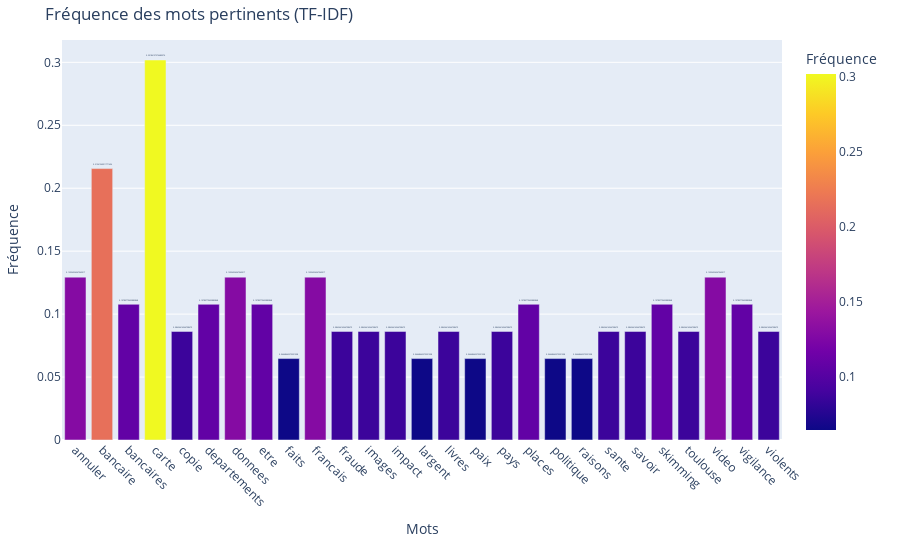

The cell this chart's notebook holds for it:
### Markdown cell above
Visualisation de la distribution des fréquences des mots

### Code cell
import plotly.express as px

# Créer un graphique avec les mots pertinents
fig = px.bar(filtered_tfidf_df, x='Mot', y='Fréquence', title="Fréquence des mots pertinents (TF-IDF)",
             text='Fréquence', color='Fréquence', hover_name='Mot')

# Personnaliser le graphique
fig.update_traces(textposition='outside')
fig.update_layout(
    xaxis_title='Mots', yaxis_title='Fréquence',
    xaxis=dict(tickangle=45),
    margin=dict(l=40, r=20, t=40, b=120)
)

# Afficher le graphique
fig.show()

### Figure 1 — Plotly figure (JSON) as saved in the notebook; plotly's stock layout.template omitted (floating-point values rounded to 4 significant figures)
{"data": [{"alignmentgroup": "True", "hovertemplate": "<b>%{hovertext}</b><br><br>Mot=%{x}<br>Fréquence=%{marker.color}<extra></extra>", "hovertext": ["annuler", "bancaire", "bancaires", "carte", "copie", "departements", "donnees", "etre", "faits", "francais", "fraude", "images", "impact", "largent", "livres", "paix", "pays", "places", "politique", "raisons", "sante", "savoir", "skimming", "toulouse", "video", "vigilance", "violents"], "legendgroup": "", "marker": {"color": [0.1294, 0.2156, 0.1078, 0.3019, 0.08625, 0.1078, 0.1294, 0.1078, 0.06468, 0.1294, 0.08625, 0.08625, 0.08625, 0.06468, 0.08625, 0.06468, 0.08625, 0.1078, 0.06468, 0.06468, 0.08625, 0.08625, 0.1078, 0.08625, 0.1294, 0.1078, 0.08625], "coloraxis": "coloraxis", "pattern": {"shape": ""}}, "name": "", "offsetgroup": "", "orientation": "v", "showlegend": false, "text": [0.1294, 0.2156, 0.1078, 0.3019, 0.08625, 0.1078, 0.1294, 0.1078, 0.06468, 0.1294, 0.08625, 0.08625, 0.08625, 0.06468, 0.08625, 0.06468, 0.08625, 0.1078, 0.06468, 0.06468, 0.08625, 0.08625, 0.1078, 0.08625, 0.1294, 0.1078, 0.08625], "textposition": "outside", "type": "bar", "x": ["annuler", "bancaire", "bancaires", "carte", "copie", "departements", "donnees", "etre", "faits", "francais", "fraude", "images", "impact", "largent", "livres", "paix", "pays", "places", "politique", "raisons", "sante", "savoir", "skimming", "toulouse", "video", "vigilance", "violents"], "xaxis": "x", "y": [0.1294, 0.2156, 0.1078, 0.3019, 0.08625, 0.1078, 0.1294, 0.1078, 0.06468, 0.1294, 0.08625, 0.08625, 0.08625, 0.06468, 0.08625, 0.06468, 0.08625, 0.1078, 0.06468, 0.06468, 0.08625, 0.08625, 0.1078, 0.08625, 0.1294, 0.1078, 0.08625], "yaxis": "y"}], "layout": {"barmode": "relative", "coloraxis": {"colorbar": {"title": {"text": "Fréquence"}}, "colorscale": [[0, "#0d0887"], [0.1111, "#46039f"], [0.2222, "#7201a8"], [0.3333, "#9c179e"], [0.4444, "#bd3786"], [0.5556, "#d8576b"], [0.6667, "#ed7953"], [0.7778, "#fb9f3a"], [0.8889, "#fdca26"], [1, "#f0f921"]]}, "legend": {"tracegroupgap": 0}, "margin": {"b": 120, "l": 40, "r": 20, "t": 40}, "title": {"text": "Fréquence des mots pertinents (TF-IDF)"}, "xaxis": {"anchor": "y", "domain": [0, 1], "tickangle": 45, "title": {"text": "Mots"}}, "yaxis": {"anchor": "x", "domain": [0, 1], "title": {"text": "Fréquence"}}}}
